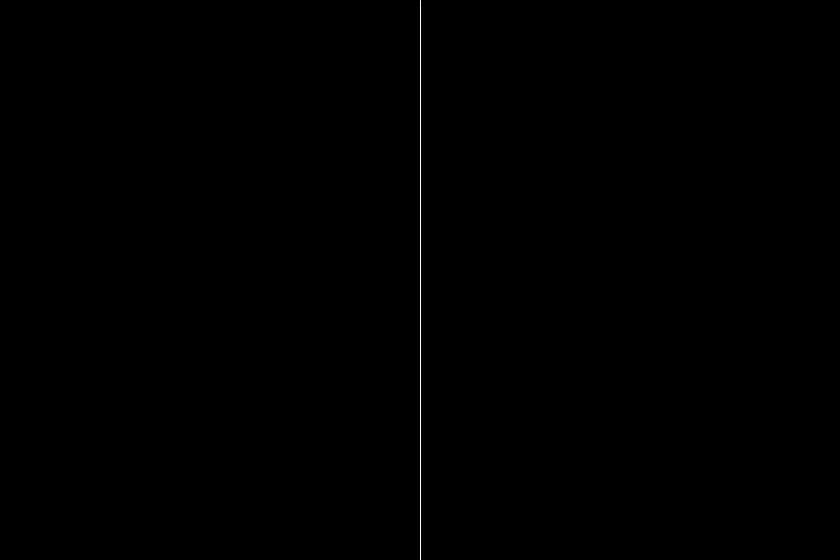
Frame 1 (no input)
Frame 60 (the mouse pressed at the canvas centre just before this capture): identical to frame 1, image omitted
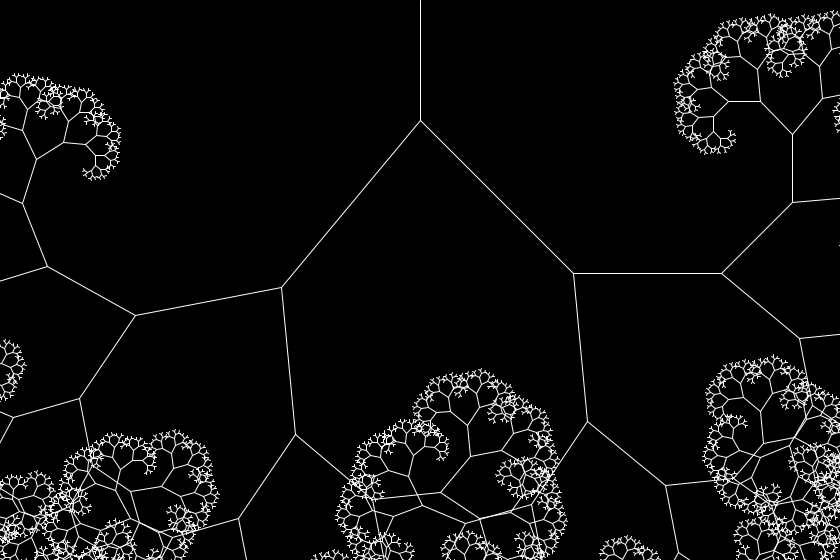
Frame 120 (the mouse held since frame 60 and released just before this capture)

The Processing sketch that drew these frames (run headless with seeded random() and noise(); from frame 60 on, the mouse is pressed at the canvas centre):

// Processing sketch: treeIC
// ── treeIC.pde
/**
 * Recursive Tree
 * by Daniel Shiffman.  
 * 
 * Renders a simple tree-like structure via recursion. 
 * The branching angle is calculated as a function of 
 * the horizontal mouse location. Move the mouse left
 * and right to change the angle.
 */
 
float theta;   

void setup() {
  size(840, 560);
  smooth();
}

void draw() {
  background(theta, theta, theta);
  frameRate(30);
  translate(0, height);
  scale(1.0, -1.0);
  pushMatrix ();
  stroke(255);
  // Let's pick an angle 0 to 90 degrees based on the mouse position
  float a = (mouseX / (float) width) * 90f;
  // Convert it to radians
  theta = radians(a);
  // Start the tree from the bottom of the screen
  translate(width/2,height);
  // Draw a line 120 pixels
  line(0,0,0,-120);
  // Move to the end of that line
  translate(0,-120);
  // Start the recursive branching!
  branch(320);
popMatrix();
}

void branch(float h) {
  // Each branch will be 2/3rds the size of the previous one
  h *= 0.68;
  
  // All recursive functions must have an exit condition!!!!
  // Here, ours is when the length of the branch is 2 pixels or less
  if (h > 2) {
    pushMatrix();    // Save the current state of transformation (i.e. where are we now)
    rotate(theta);   // Rotate by theta
    line(0, 0, 0, -h);  // Draw the branch
    translate(0, -h); // Move to the end of the branch
    branch(h);       // Ok, now call myself to draw two new branches!!
    popMatrix();     // Whenever we get back here, we "pop" in order to restore the previous matrix state
    
    // Repeat the same thing, only branch off to the "left" this time!
    pushMatrix();
    rotate(-theta*0.88);
    line(0, 0, 0, -h);
    translate(0, -h);
    branch(h);
    popMatrix();
  }
}
